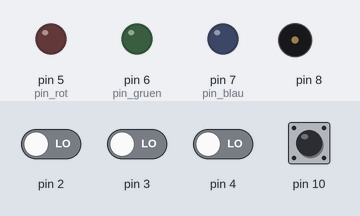
Simulated run of this sketch. Board: Arduino Uno, built with avr-gcc and run on an emulated ATmega328P. On the bench: output pins drawn as LEDs (lit = HIGH), buzzer (waves = sounding). Dashed ring = blinking. The test bench sets the inputs (shaded band); at power-on: pin 10 HIGH, pin 2–4 LOW.

Above: at 1.2 s.
1.3 s: pin 2 driven HIGH
At 1.7 s:
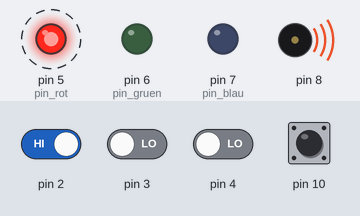
4.3 s: pin 2 driven LOW and pin 3 driven HIGH
At 5.0 s:
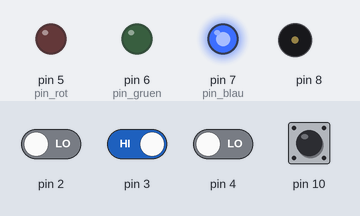
7.3 s: pin 4 driven HIGH
At 8.6 s:
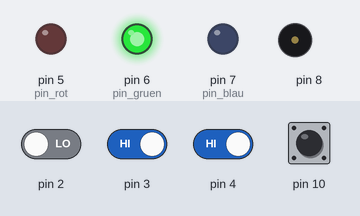
10.3 s: pin 4 driven LOW
At 10.65 s:
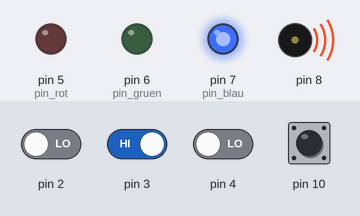
13.3 s: pin 3 driven LOW
At 14.0 s:
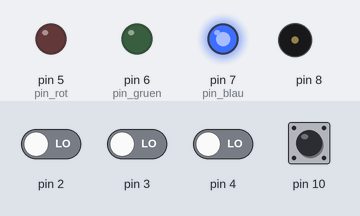
14.8 s: pin 3 driven HIGH
At 14.95 s:
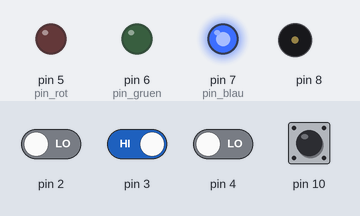
Timing chart, 0 to 18.8 s (numbered marks = the images above; inputs shaded):
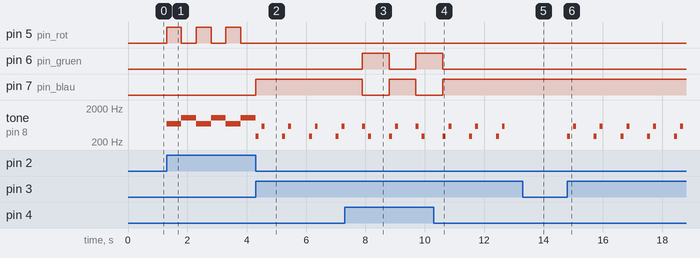

The sketch:

IoT_V2.0_UNO.ino
```cpp
//www.elegoo.com
//2016.12.08

#include "pitches.h"

int pin_rot = 5;
int pin_gruen = 6;
int pin_blau = 7;

int alarm[] = {
  NOTE_F5, NOTE_C6
};
int alarm_on[] = {
  NOTE_D4, NOTE_D5
};
int alarm_off[] = {
  NOTE_D5, NOTE_D4
};
int duration = 500;  // 500 miliseconds

void setup() {
  pinMode(2, INPUT);
  pinMode(3, INPUT);
  pinMode(4, INPUT);
  pinMode(10, INPUT);
  pinMode(pin_rot, OUTPUT);
  pinMode(pin_gruen, OUTPUT);
  pinMode(pin_blau, OUTPUT);
}

void loop() {

  while (digitalRead(10) == LOW) {
    digitalWrite(pin_gruen, 0);
    digitalWrite(pin_blau , 0);
    for (int x = 0; x < 2; x++) {
      if (x == 0) {
        digitalWrite(pin_rot, 1);
      }
      else {
        digitalWrite(pin_rot, 0);
      }
      // pin8 output the voice, every scale is 0.5 sencond
      tone(8, alarm[x], duration);
      // Output the voice after several minutes
      delay(500);
    }

    // restart after two seconds

  }


while (digitalRead(2) == HIGH)  {
  digitalWrite(pin_gruen, 0);
  digitalWrite(pin_blau , 0);
  for (int x = 0; x < 2; x++) {
    if (x == 0) {
      digitalWrite(pin_rot, 1);
    }
    else {
      digitalWrite(pin_rot, 0);
    }
    // pin8 output the voice, every scale is 0.5 sencond
    tone(8, alarm[x], duration);
    // Output the voice after several minutes
    delay(500);
  }

  // restart after two seconds

}

if (digitalRead(3) == HIGH)  {
  digitalWrite(pin_gruen, 0);
  digitalWrite(pin_blau , 1);
  digitalWrite(pin_rot, 0);
  for (int x = 0; x < 2; x++) {
    // pin8 output the voice, every scale is 0.5 sencond
    tone(8, alarm_on[x], 100);

    // Output the voice after several minutes
    delay(200);
  }
  delay(500);
}

if (digitalRead(4) == HIGH)  {
  digitalWrite(pin_gruen, 1);
  digitalWrite(pin_blau , 0);
  digitalWrite(pin_rot, 0);
  for (int x = 0; x < 2; x++) {
    // pin8 output the voice, every scale is 0.5 sencond
    tone(8, alarm_off[x], 100);

    // Output the voice after several minutes
    delay(200);

  }
  delay(500);
}

}
```

Measured:
- after the input at 1.3 s, pin 5 (pin_rot): alternates HIGH for 0.50 s and LOW for 0.50 s, starting at once; tone on pin 8: alternates 1047 Hz for 0.50 s and 698 Hz for 0.50 s, starting at once
- after the input at 4.3 s, pin 5 (pin_rot): stops changing and stays LOW; pin 7 (pin_blau): LOW → HIGH at once
- after the input at 7.3 s, pin 6 (pin_gruen): LOW → HIGH after 0.60 s, → LOW 0.90 s later, → HIGH 0.90 s later; pin 7 (pin_blau): HIGH → LOW after 0.60 s, → HIGH 0.90 s later, → LOW 0.90 s later
- after the input at 10.3 s, pin 6 (pin_gruen): goes on until 10.6 s, then stays LOW; pin 7 (pin_blau): goes on until 10.6 s, then stays HIGH
- after the input at 13.3 s, tone on pin 8: stops changing and stays silent
- after the input at 14.8 s, tone on pin 8: silent → 294 Hz at once, then repeats every 0.90 s: silent 0.10 s, 587 Hz 0.10 s, silent 0.60 s, 294 Hz 0.10 s
